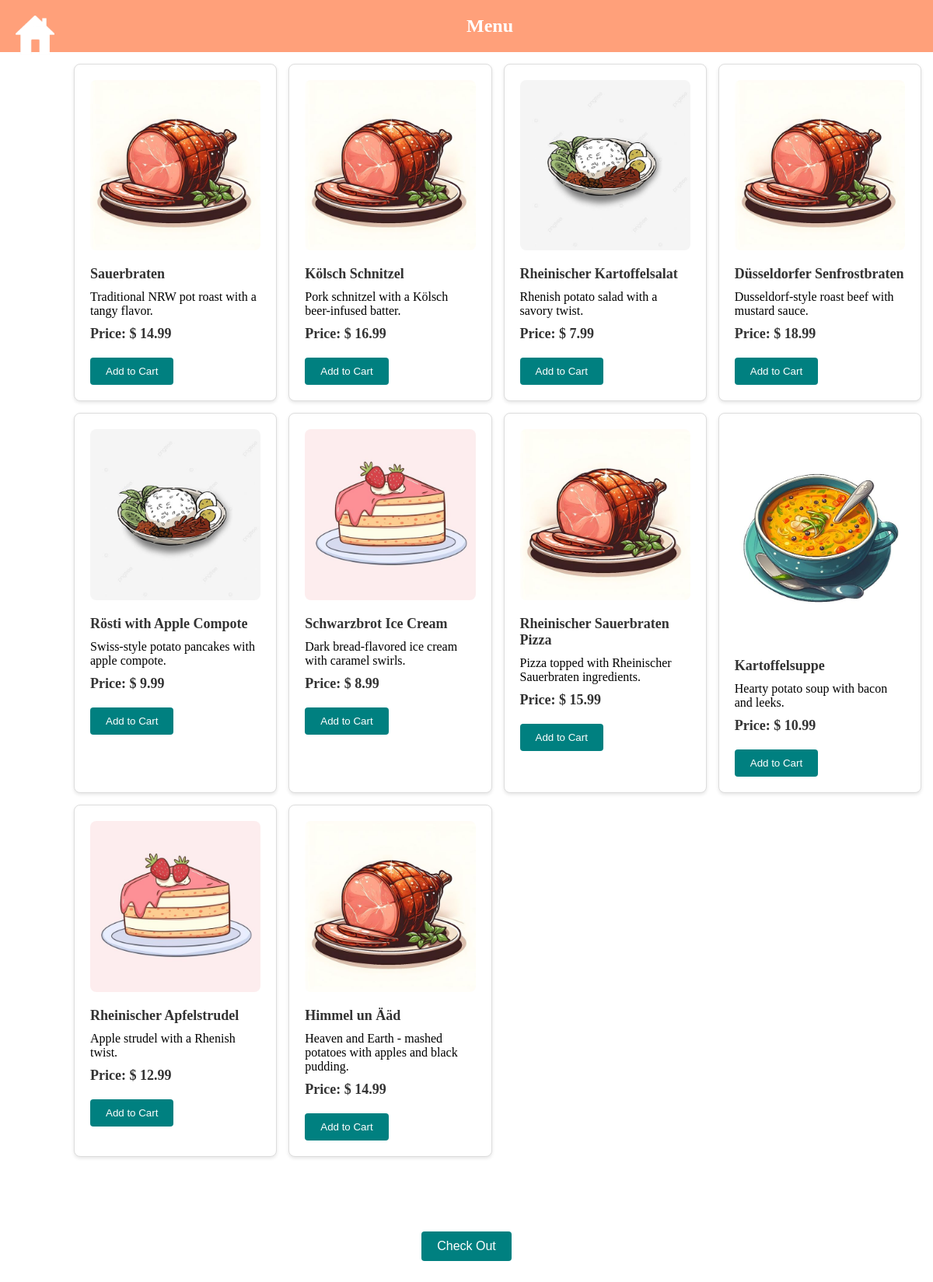
Page /menu/1 on the committed database.
### tables this page shows
CREATE TABLE "MenuItem" (
	"MenuItemID"	INTEGER,
	"RestaurantID"	INT,
	"Name"	VARCHAR(255),
	"Category"	VARCHAR(255),
	"Description"	VARCHAR(255),
	"Price"	DECIMAL(10, 2),
	"Picture"	VARCHAR(255),
	FOREIGN KEY("RestaurantID") REFERENCES "Restaurant"("RestaurantID"),
	PRIMARY KEY("MenuItemID" AUTOINCREMENT)
);

### main.py (the view)
@app.route('/menu/<int:restaurant_id>')
def show_menu(restaurant_id):
    conn = get_db_connection()
    menu_items = conn.execute('SELECT * FROM MenuItem WHERE RestaurantID = ?', (restaurant_id,)).fetchall()
    conn.close()
    return render_template('Menu.html', menu_items=menu_items, restaurant_id=restaurant_id)

### main.py (called while the page is built)
def get_db_connection():
    conn = sqlite3.connect('C:/Users/M7MDKAN/Documents/UDE/5.Semester/Datenbanken Praktikum/Code/Project-FinalDB.db')
    conn.row_factory = sqlite3.Row
    return conn

### templates/Menu.html (shortened to what this page needs)
<!DOCTYPE html>
<html lang="en">
<head>
    <link rel="stylesheet" href="{{ url_for('static', filename='css/Menu.css') }}" rel="stylesheet" type="text/css" />
</head>
<body>
    <header>
        <div class="logo-container">
            <a href="{{ url_for('show_restaurants') }}"><img src="{{ url_for('static', filename='images/LieferSpatz.jpg') }}" alt="Logo" class="header-logo"/></a>
        </div>
        <h1>Menu</h1>
    </header>
    <section class="menu-items">
        {% for item in menu_items %}
            <div class="menu-item">
                {% set image_file = 'images/' + item.Category.replace(' ', '_') + '.jpg' %}
                <img src="{{ url_for('static', filename=image_file) }}" alt="{{ item.Name }}" class="image">
                <div class="menu-info">
                    <h2>{{ item.Name }}<h2></h2>{{ item.Description }}<h2><h2>Price: $ {{ item.Price }}</h2>
                    <form action="{{ url_for('add_to_cart', restaurant_id=restaurant_id, menu_item_id=item.MenuItemID) }}" method="post">
                        <button type="submit">Add to Cart</button>
                    </form>
                </div>
            </div>
        {% endfor %}
    </section>
    <div class="checkout-container">
        <form action="{{ url_for('view_cart') }}" method="get">
            <button type="submit" class="checkout-button">Check Out</button>
        </form>
    </div>
</body>
</html>

### static/css/Menu.css (style rules this page uses)
* { margin: 0; padding: 0; box-sizing: content-box; }
header { background: #FFA07A; color: white; text-align: center; padding: 20px; display: center; }
h1 { font-size: 24px; text-align: center; }
.menu-items { display: grid; grid-template-columns: repeat(auto-fill, minmax(250px, 1fr)); gap: 15px; padding: 15px; justify-items: center; }
.menu-item { background-color: #FFF; border: 1px solid #ddd; border-radius: 8px; padding: 20px; display: flex; flex-direction: column; align-items: center; box-shadow: 0 2px 4px rgba(0, 0, 0, 0.1); opacity: 0; transform: translateY(20px); transition: opacity 0.5s ease-in-out, transform 0.5s ease-in-out; }
.menu-item img { width: 100%; height: auto; border-radius: 8px; margin-bottom: 10px; }
.menu-item h2 { font-size: 18px; color: #333; margin: 10px 0; }
.menu-info button { background-color: #008080; color: #FFF; border: none; padding: 10px 20px; border-radius: 4px; cursor: pointer; margin-top: 10px; }
.checkout-container { display: flex; justify-content: center; align-items: center; height: 25vh; }
.checkout-button { background-color: #008080; color: #fff; border: none; border-radius: 4px; cursor: pointer; padding: 10px 20px; font-size: 1em; }
.logo-container { float: inline-start; margin-right: 10px; }
.header-logo { height: 50px; width: 50px; margin-bottom: 10px; }

### rows in the picture
MenuItem: Name "Sauerbraten", Description "Traditional NRW pot roast with a tangy flavor.", Price "14.99"
MenuItem: Name "Kölsch Schnitzel", Description "Pork schnitzel with a Kölsch beer-infused batter.", Price "16.99"
MenuItem: Name "Rheinischer Kartoffelsalat", Description "Rhenish potato salad with a savory twist.", Price "7.99"
MenuItem: Name "Düsseldorfer Senfrostbraten", Description "Dusseldorf-style roast beef with mustard sauce.", Price "18.99"
MenuItem: Name "Rösti with Apple Compote", Description "Swiss-style potato pancakes with apple compote.", Price "9.99"
MenuItem: Name "Schwarzbrot Ice Cream", Description "Dark bread-flavored ice cream with caramel swirls.", Price "8.99"
MenuItem: Name "Rheinischer Sauerbraten Pizza", Description "Pizza topped with Rheinischer Sauerbraten ingredients.", Price "15.99"
MenuItem: shows a picture, Name "Kartoffelsuppe", Description "Hearty potato soup with bacon and leeks.", Price "10.99"
MenuItem: Name "Rheinischer Apfelstrudel", Description "Apple strudel with a Rhenish twist.", Price "12.99"
MenuItem: Name "Himmel un Ääd", Description "Heaven and Earth - mashed potatoes with apples and black pudding.", Price "14.99"
